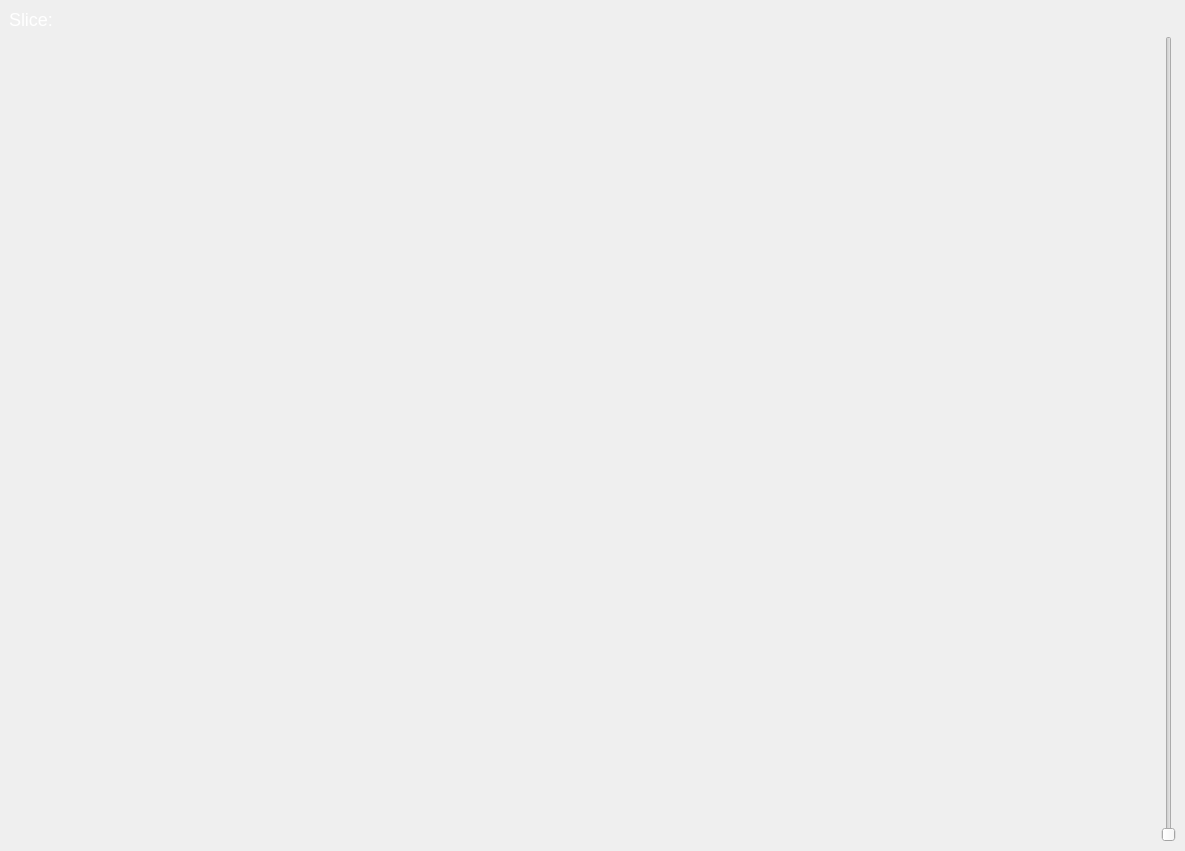
<?xml version="1.0" encoding="UTF-8"?>
<ui version="4.0">
 <class>VTKRender2DWidget</class>
 <widget class="QWidget" name="VTKRender2DWidget">
  <property name="geometry">
   <rect>
    <x>0</x>
    <y>0</y>
    <width>1185</width>
    <height>851</height>
   </rect>
  </property>
  <property name="windowTitle">
   <string>Form</string>
  </property>
  <property name="styleSheet">
   <string notr="true">#m_sliceIndexLb{
color: rgb(255, 255, 255);
font-size:18px;
}</string>
  </property>
  <layout class="QVBoxLayout" name="verticalLayout">
   <property name="spacing">
    <number>5</number>
   </property>
   <property name="leftMargin">
    <number>0</number>
   </property>
   <property name="topMargin">
    <number>0</number>
   </property>
   <property name="rightMargin">
    <number>0</number>
   </property>
   <property name="bottomMargin">
    <number>0</number>
   </property>
   <item>
    <widget class="QVTKOpenGLNativeWidget" name="openGLWidget" native="true">
     <layout class="QGridLayout" name="gridLayout">
      <item row="0" column="0">
       <widget class="QLabel" name="m_sliceIndexLb">
        <property name="text">
         <string>Slice:</string>
        </property>
        <property name="VTKRender2DWidgetLabel" stdset="0">
         <string>PatientInfo</string>
        </property>
       </widget>
      </item>
      <item row="1" column="1">
       <spacer name="horizontalSpacer">
        <property name="orientation">
         <enum>Qt::Horizontal</enum>
        </property>
        <property name="sizeHint" stdset="0">
         <size>
          <width>1052</width>
          <height>20</height>
         </size>
        </property>
       </spacer>
      </item>
      <item row="1" column="2" rowspan="2">
       <widget class="QSlider" name="horizontalScrollBar">
        <property name="orientation">
         <enum>Qt::Vertical</enum>
        </property>
       </widget>
      </item>
      <item row="2" column="0">
       <spacer name="verticalSpacer">
        <property name="orientation">
         <enum>Qt::Vertical</enum>
        </property>
        <property name="sizeHint" stdset="0">
         <size>
          <width>20</width>
          <height>706</height>
         </size>
        </property>
       </spacer>
      </item>
     </layout>
    </widget>
   </item>
  </layout>
 </widget>
 <customwidgets>
  <customwidget>
   <class>QVTKOpenGLNativeWidget</class>
   <extends>QWidget</extends>
   <header>qvtkopenglnativewidget.h</header>
   <container>1</container>
  </customwidget>
 </customwidgets>
 <resources/>
 <connections/>
</ui>
